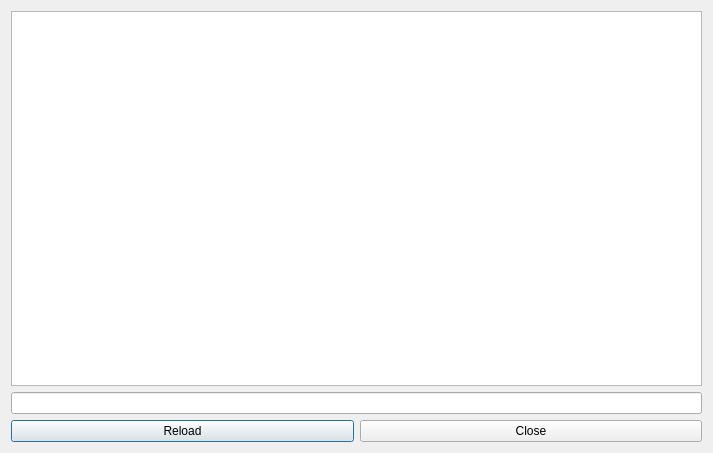
<?xml version="1.0" encoding="UTF-8"?>
<ui version="4.0">
 <class>DialogShowLogFile</class>
 <widget class="QDialog" name="DialogShowLogFile">
  <property name="geometry">
   <rect>
    <x>0</x>
    <y>0</y>
    <width>713</width>
    <height>453</height>
   </rect>
  </property>
  <property name="windowTitle">
   <string>agtv - log</string>
  </property>
  <layout class="QGridLayout" name="gridLayout">
   <item row="0" column="0" colspan="2">
    <widget class="QTextEdit" name="textEditLog">
     <property name="readOnly">
      <bool>true</bool>
     </property>
    </widget>
   </item>
   <item row="2" column="0">
    <widget class="QPushButton" name="pushButtonReload">
     <property name="text">
      <string>Reload</string>
     </property>
    </widget>
   </item>
   <item row="2" column="1">
    <widget class="QPushButton" name="pushButtonClose">
     <property name="text">
      <string>Close</string>
     </property>
    </widget>
   </item>
   <item row="1" column="0" colspan="2">
    <widget class="QLineEdit" name="lineEditFilter"/>
   </item>
  </layout>
 </widget>
 <resources/>
 <connections/>
</ui>
